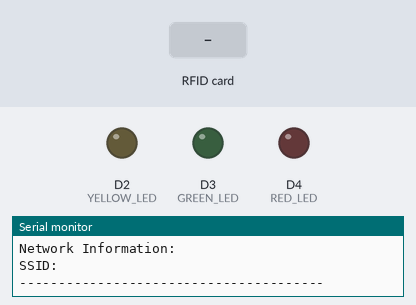
This sketch was run on a simulated Arduino MKR. Shown: output pins drawn as LEDs (lit = HIGH), the last lines printed to the serial monitor. Inputs (shaded band) come from the test bench. WiFi joins after 1.5 s; servers stay silent unless stated; the local clock reads 2024-03-15 10:24:30 at power-on unless the sketch sets it; the Firebase database answers and starts empty.

Above: at 15.5 s.
15.6 s: RFID card 5E 7A 19 C4 held to the reader
At 15.73 s:
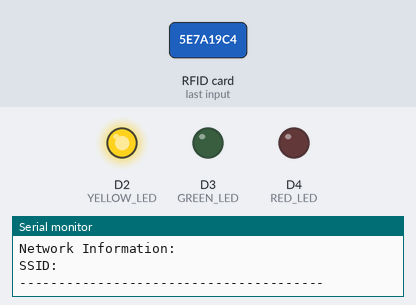
At 18.0 s:
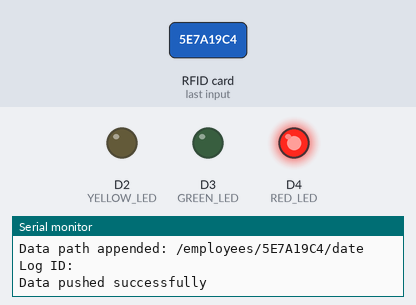
Timing chart, 0 to 19.8 s (numbered marks = the images above; inputs shaded):
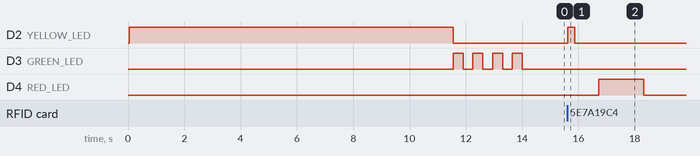

Measured:
- after the input at 15.6 s, D2 (YELLOW_LED): LOW → HIGH at once, → LOW 0.25 s later; D4 (RED_LED): LOW → HIGH after 1.1 s, → LOW 1.6 s later

The sketch:

nano33-rfid-firebase.ino
```cpp
// secrets file containing db and wifi credentials
#include "arduino_secrets.h"

// firebase library compatible with wifinina module
#include "Firebase_Arduino_WiFiNINA.h"

// rtc library
#include <RTCZero.h>

// rfid reader libraries and pins
#include <SPI.h>
#include <MFRC522.h>
#define SS_PIN 10
#define RST_PIN 9

// led indicators
#define YELLOW_LED 2
#define GREEN_LED 3
#define RED_LED 4

// wifi credentials obtained from secrets file
char ssid[] = SECRET_SSID;
char pass[] = SECRET_PASS;
int status = WL_IDLE_STATUS;

// db credentials obtained from secrets file
char db_url[] = SECRET_DB_URL;
char db_sec[] = SECRET_DB_SEC;

// rtc library instance
RTCZero rtc;

// firebase library instance and root path of realtime db
FirebaseData fbdo;
String path = "/";

// rfid reader initialization
MFRC522 rfid(SS_PIN, RST_PIN);

void setup()
{
    // led indicators as outputs
    pinMode(YELLOW_LED, OUTPUT);
    pinMode(GREEN_LED, OUTPUT);
    pinMode(RED_LED, OUTPUT);

    // serial communication initialization
    Serial.begin(9600);

    // SPI communication initialization and rfid reader initialization
    SPI.begin();
    rfid.PCD_Init();

    // start rtc clock and set time and date
    rtc.begin();
    rtc.setTime(7, 0, 0);
    rtc.setDate(5, 8, 22);

    // wait for serial port, only dev environment!
    // while (!Serial);

    // wait for connection to network
    while (status != WL_CONNECTED)
    {
        // waiting for connection indicator
        digitalWrite(YELLOW_LED, HIGH);

        Serial.print("Attempting to connect to network: ");
        Serial.println(ssid);
        status = WiFi.begin(ssid, pass);
        delay(10000);
        digitalWrite(YELLOW_LED, LOW);
    }

    // connection indicator
    for (int i = 0; i <= 3; i++)
    {
      digitalWrite(GREEN_LED, HIGH);
      delay(350);
      digitalWrite(GREEN_LED, LOW);
      delay(350);
    }

    // print ip and network
    Serial.println("You're connected to the network");
    Serial.println("---------------------------------------");
    Serial.println("Board Information:");
    Serial.print("IP Address: ");
    Serial.println(WiFi.localIP());
    Serial.println();
    Serial.println("Network Information:");
    Serial.print("SSID: ");
    Serial.println(WiFi.SSID());
    Serial.println("---------------------------------------");

    // establish connection with firebase
    Firebase.begin(db_url, db_sec, ssid, pass);
    Firebase.reconnectWiFi(true);
}

void loop()
{
    // constantly wait for a card to be read
    getID();
}

/*
    getID() function
    gets the ID of the card being read in a string format and calls updateStatus()
    to change the status of the obtained ID
*/
void getID()
{
    // wait for card to be read
    if (!rfid.PICC_IsNewCardPresent())
        return;
    if (!rfid.PICC_ReadCardSerial())
        return;

    // through a for cycle the card ID is extracted
    String ID = "";
    for (byte i = 0; i < rfid.uid.size; i++)
    {
        ID.concat(String(rfid.uid.uidByte[i] < 0x10 ? " 0" : ""));
        ID.concat(String(rfid.uid.uidByte[i], HEX));
    }

    ID.toUpperCase();

    // call to update status to change the ID current status (working or not)
    updateStatus(ID);
}

/*
    updateStatus() function
    using the ID obtained through getID() the status of the employee assinged to specified ID gets updated between
    working or not, this function sends time and date as well
*/
void updateStatus(String ID)
{
    // led indicating a card has been read
    digitalWrite(YELLOW_LED, HIGH);
    delay(250);
    digitalWrite(YELLOW_LED, LOW);
    delay(250);

    // built endpoint for easier access to the employee data
    String endPoint = path + "employees/" + ID;
    Serial.println(endPoint);

    // current status of employee obtained (atWork = true || false)
    if (Firebase.getBool(fbdo, endPoint + "/atWork"))
    {
        // status saved in a variable
        bool status = fbdo.boolData();

        // update status to the opposite of the current one (if true => false : false => true)
        if (Firebase.setBool(fbdo, endPoint + "/atWork", !status))
        {
            // if the status updated is true, the employee is starting the shift
            if (fbdo.boolData())
            {
                // sending current time to db
                if (Firebase.setString(fbdo, endPoint + "/start", getTime()))
                    // logged in indicator
                    digitalWrite(GREEN_LED, HIGH);
                // log error reason
                else
                {
                    digitalWrite(YELLOW_LED, HIGH);
                    Serial.println(fbdo.errorReason());
                }
            }
            // if the status updated is false, the employee is ending the shift
            else if (!fbdo.boolData())
            {
                // sending current time and date to db
                if (Firebase.setString(fbdo, endPoint + "/finish", getTime()) && Firebase.setString(fbdo, endPoint + "/date", getDate()))
                {
                    // logged out indicator
                    digitalWrite(RED_LED, HIGH);
                    // log data at the end of the shift
                    logData(ID);
                }
                // log error reason
                else
                {
                    digitalWrite(YELLOW_LED, HIGH);
                    Serial.println(fbdo.errorReason());
                }
            }
        }
        // log error reason
        else
        {
            digitalWrite(YELLOW_LED, HIGH);
            Serial.println(fbdo.errorReason());
        }
    }
    // log error reason
    else
    {
        digitalWrite(YELLOW_LED, HIGH);
        Serial.println("Path does not exist");
    }
    // delay to avoid multiple petitions
    delay(1000);

    // turning off led indicators
    digitalWrite(YELLOW_LED, LOW);
    digitalWrite(GREEN_LED, LOW);
    digitalWrite(RED_LED, LOW);
}

/*
    logData() function
    this function first retrieves specific data from the realtime db...
        - ID (already obtained from card read)
        - start hr
        - finish hr
        - date

    once all data is retrieved it is parsed into a string, then the string is pushed
    to the logs section of the remote db
*/
void logData(String ID)
{
    // built endpoint for easier access to the employee data
    String endPoint = path + "employees/" + ID;

    // commence building a json string with data obtained from db
    String json = "{\"id\":\"" + ID;

    if (Firebase.getString(fbdo, endPoint + "/start"))
    {
        json += "\", \"start\":\"" + fbdo.stringData();
        if (Firebase.getString(fbdo, endPoint + "/finish"))
        {
            json += "\", \"finish\":\"" + fbdo.stringData();
            if (Firebase.getString(fbdo, endPoint + "/date"))
            {
                json += "\", \"date\":\"" + fbdo.stringData() + "\"}";
            }
            else Serial.println(fbdo.errorReason());
        }
        else Serial.println(fbdo.errorReason());
    }
    else Serial.println(fbdo.errorReason());

    // json string built
    Serial.print("Data to be sent: ");
    Serial.println(json);

    if (Firebase.pushJSON(fbdo, path + "logs/", json))
    {
        // database path to be appended
        Serial.print("Data path appended: ");
        Serial.println(fbdo.dataPath());

        // new created key/name
        Serial.print("Log ID: ");
        Serial.println(fbdo.pushName());

        Serial.print("Data pushed successfully");
    }
    else Serial.println(fbdo.errorReason());
}

/*
    getTime() function
    using rtc library, time's obtained and put into a string format
*/
String getTime()
{
    // get hrs, mins and secs
    int h = rtc.getHours();
    int m = rtc.getMinutes();
    int s = rtc.getSeconds();

    String time = "";

    // if any digit's less than zero add a zero to the left to have a standard format
    if (h < 10) time += "0";
    time += h;
    time += ":";
    if (m < 10) time += "0";
    time += m;
    time += ":";
    if (s < 10) time += "0";
    time += s;

    // return string with current hour
    return time;
}

/*
    getDate() function
    using rtc library, date's obtained and put into a string format
*/
String getDate()
{
    // get day, month and year
    int d = rtc.getDay();
    int mo = rtc.getMonth();
    int yr = rtc.getYear();

    String date = "";

    date += "20";

    // if any digit's less than zero add a zero to the left to have a standard format
    if (yr < 10) date += "0";
    date += yr;
    date += "-";
    if (mo < 10) date += "0";
    date += mo;
    date += "-";
    if (d < 10) date += "0";
    date += d;

    // return string with current date
    return date;
}
```

arduino_secrets_sample.h
```cpp
#define SECRET_SSID ""
#define SECRET_PASS ""
#define SECRET_DB_URL ""
#define SECRET_DB_SEC ""
```
